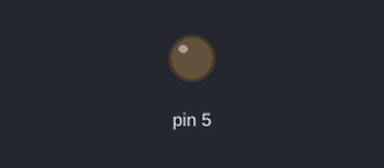
Bench run of a sketch on a simulated Arduino Uno, built with avr-gcc and run on an emulated ATmega328P. Parts: output pins drawn as LEDs (lit = HIGH). What the sketch prints to the serial monitor is not drawn.

Above: at 0.1 s.
At 2.25 s:
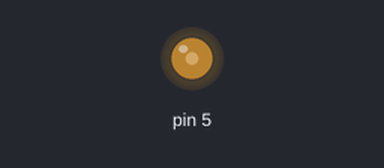
At 2.8 s:
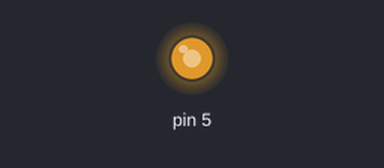
At 3.4 s:
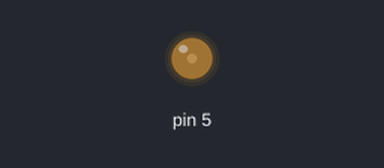
Timing chart, 0 to 6.8 s (numbered marks = the images above):
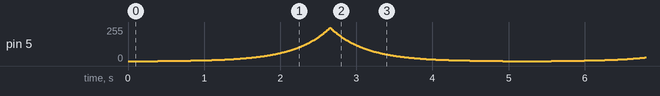

The sketch:

ExponentialFade.ino
```cpp
/*
  Exponential fade
  Produces a fade on an exponential curve for dimming LEDs.
  Formula and explanation from
  https://diarmuid.ie/blog/pwm-exponential-led-fading-on-arduino-or-other-platforms

 to change from 10-bit resolution to 8, change the resolution variable
  and comment out the analogWriteResolution() command

  created by Diarmuid Mac Namara
  adapted 5 May 2019
  modified 31 May 2023
  by Tom Igoe
*/

// number of steps = 2^PWM resolution:
const int steps = 256;
// change between steps:
int change = 1;
// current level:
int currentLevel = 1;
// pre-calculated PWM levels:
int levelTable[steps];

void setup() {
  Serial.begin(9600);
  // wait for serial monitor to open:
  if (!Serial) delay(3000);
  // pre-calculate the PWM levels from the formula:
  fillLevelTable();
  // initialize digital pin 5 as an output:
  pinMode(5, OUTPUT);
}

void loop() {
  // decrease or increase by 1 point each time
  // if at the bottom or top, change the direction:
  if (currentLevel <= 0 || currentLevel >= steps - 1) {
    change = -change;
  }
  currentLevel += change;

  //PWM output the result:
  analogWrite(5, levelTable[currentLevel]);
  delay(10);
  Serial.println(levelTable[currentLevel]);
}

void fillLevelTable() {

  // Calculate the scaling factor based on the
  // number of PWM steps you want:
  float scalingFactor = (steps * log10(2)) / (log10(steps));

  // iterate over the array and calculate the right value for it:
  for (int l = 0; l < steps; l++) {
    int lightLevel = pow(2, (l / scalingFactor)) - 1;
    levelTable[l] = lightLevel;
  }
}
```
